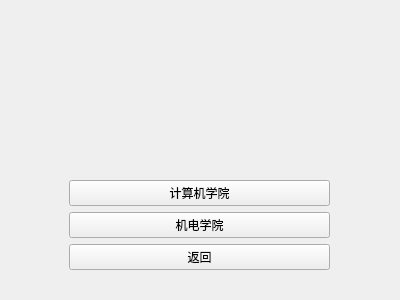
<?xml version="1.0" encoding="UTF-8"?>
<ui version="4.0">
 <class>Form</class>
 <widget class="QWidget" name="Form">
  <property name="geometry">
   <rect>
    <x>0</x>
    <y>0</y>
    <width>400</width>
    <height>300</height>
   </rect>
  </property>
  <property name="windowTitle">
   <string>院系部门</string>
  </property>
  <widget class="QWidget" name="verticalLayoutWidget">
   <property name="geometry">
    <rect>
     <x>69</x>
     <y>29</y>
     <width>261</width>
     <height>241</height>
    </rect>
   </property>
   <layout class="QVBoxLayout" name="verticalLayout">
    <item>
     <widget class="QLabel" name="label">
      <property name="styleSheet">
       <string notr="true">border-image: url(:/picture/HIT_picture(6).jpg);</string>
      </property>
      <property name="text">
       <string/>
      </property>
     </widget>
    </item>
    <item>
     <widget class="QPushButton" name="pushButton">
      <property name="text">
       <string>计算机学院</string>
      </property>
     </widget>
    </item>
    <item>
     <widget class="QPushButton" name="pushButton_2">
      <property name="text">
       <string>机电学院</string>
      </property>
     </widget>
    </item>
    <item>
     <widget class="QPushButton" name="pushButton_3">
      <property name="text">
       <string>返回</string>
      </property>
     </widget>
    </item>
   </layout>
  </widget>
 </widget>
 <resources>
  <include location="../picture/picture.qrc"/>
 </resources>
 <connections/>
</ui>
